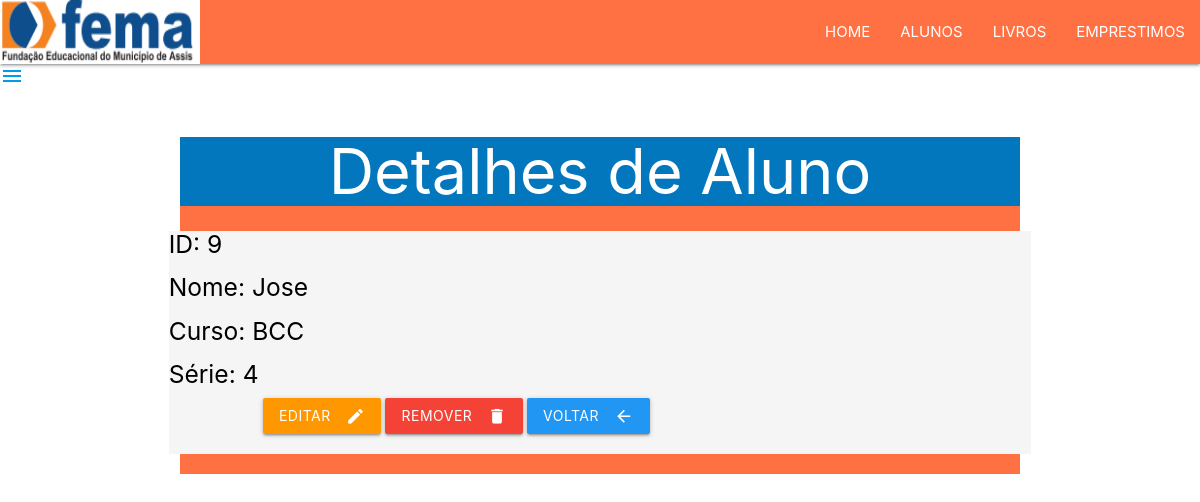
The page /VIEW/Aluno/frmDetAluno.php?id=9 on the database its author committed.
### tables this page shows
CREATE TABLE `aluno` (
  `id` int(11) NOT NULL,
  `nome` varchar(35) NOT NULL,
  `curso` varchar(25) NOT NULL,
  `serie` int(11) NOT NULL
);

### DAL/aluno.php (called while the page is built, shortened)
<?php
include_once $_SERVER['DOCUMENT_ROOT'] . "/lpbccphp2025/DAL/conexao.php";
include_once $_SERVER['DOCUMENT_ROOT'] . "/lpbccphp2025/MODEl/aluno.php";
class Aluno
{
   public function SelectById(int $id)
   {
      $sql = "select * from aluno where id=?;";
      $con =  Conexao::conectar();
      $query = $con->prepare($sql);
      $query->execute(array($id));
      $linha = $query->fetch(\PDO::FETCH_ASSOC);
      $aluno = new \MODEL\Aluno();
      $aluno->setId($linha['id']);
      $aluno->setNome($linha['nome']);
      $aluno->setCurso($linha['curso']);
      $aluno->setSerie($linha['serie']);
      return $aluno;
   }
}

### DAL/conexao.php (called while the page is built, shortened)
<?php
   class Conexao {
      private static $dbNome = 'biblioteca';
      private static $dbHost = 'localhost';
      private static $dbUsuario = 'root';
      private static $dbSenha = '';
      private static $cont = null;
      public static function conectar(){
        if (self::$cont == null){
            try{
               self::$cont = new PDO("mysql:host=" . self::$dbHost . ";dbname=" . self::$dbNome,  self::$dbUsuario , self::$dbSenha);
            }
            catch (\PDOException $exception) {
                die ($exception->getMessage());
            }
        }
        return self::$cont;
    }
    public static function desconectar (){
        self::$cont = null;
        return self::$cont;
    }
   }
?>

### Model/aluno.php (called while the page is built, shortened)
<?php
    class Aluno{
        private ?int $id;
        private ?string $nome;
        private ?string $curso;
        private ?int $serie;
        public function getId(){
            return $this->id;
        }
        public function setId(int $id){
            $this->id = $id;
        }
        public function getNome(){
            return $this->nome;
        }
        public function setNome(string $nome){
            $this->nome = $nome;
        }
        public function getCurso(){
            return $this->curso;
        }
        public function setCurso(string $curso){
            $this->curso = $curso;
        }
        public function getSerie () {
            return $this->serie;
        }
        public function setSerie(string $serie){
            $this->serie = $serie;
        }
    }
?>

### VIEW/Aluno/frmDetAluno.php (the view, shortened to what this page needs)
<?php
include_once $_SERVER['DOCUMENT_ROOT'] . "/lpbccphp2025/DAL/aluno.php";
include_once $_SERVER['DOCUMENT_ROOT'] . "/lpbccphp2025/MODEl/aluno.php";
include_once $_SERVER['DOCUMENT_ROOT'] . "/lpbccphp2025/VIEW/menu.php";
$id = $_GET['id'];
$dalAluno = new \DAL\Aluno();
$aluno = $dalAluno->SelectById($id);
?>
<!DOCTYPE html>
<html lang="pt-br">
<head>
    <link rel="stylesheet" href="https://cdnjs.cloudflare.com/ajax/libs/materialize/1.0.0/css/materialize.min.css">
</head>
<body>
    <div class="container deep-orange lighten-1 col s12 ">
        <div class="center light-blue darken-3 white-text">
            <h1>Detalhes de Aluno</h1>
        </div>
        <div class="row grey lighten-4 black-text">
            <h5>ID: <?php echo $id?> </h5>
            <h5>Nome: <?php echo $aluno->getNome(); ?> </h5>
            <h5>Curso: <?php echo $aluno->getCurso(); ?> </h5>
            <h5>Série: <?php echo $aluno->getSerie(); ?> </h5>
            <div class="center row col s8">
                <button class="btn waves-effect waves-light orange" type="button"
                 onclick="JavaScript:location.href='frmEdtAluno.php?id='+ '<?php echo $id; ?>'"
                >Editar
                    <i class="material-icons right">edit</i>
                </button>
                <button class="btn waves-effect waves-light red" type="button"
                 onclick="JavaScript: remover( <?php echo $aluno->getId(); ?> )">Remover
                    <i class="material-icons right">delete</i>
                </button>
                <button class="btn waves-effect waves-light blue" type="button"
                    onclick="JavaScript:location.href='lstaluno.php'">Voltar
                    <i class="material-icons right">arrow_back</i>
                </button>
            </div>
        </div>
    </div>
</body>
</html>

### rows shown on the page
aluno: nome "Jose", curso "BCC", serie "4"

### other values the page prints
$id "9"
